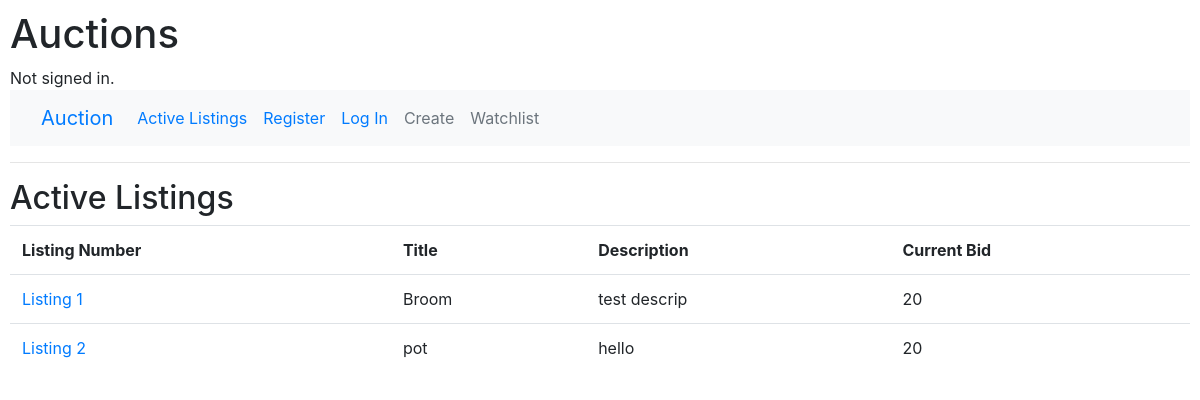
The app's page /, older data.
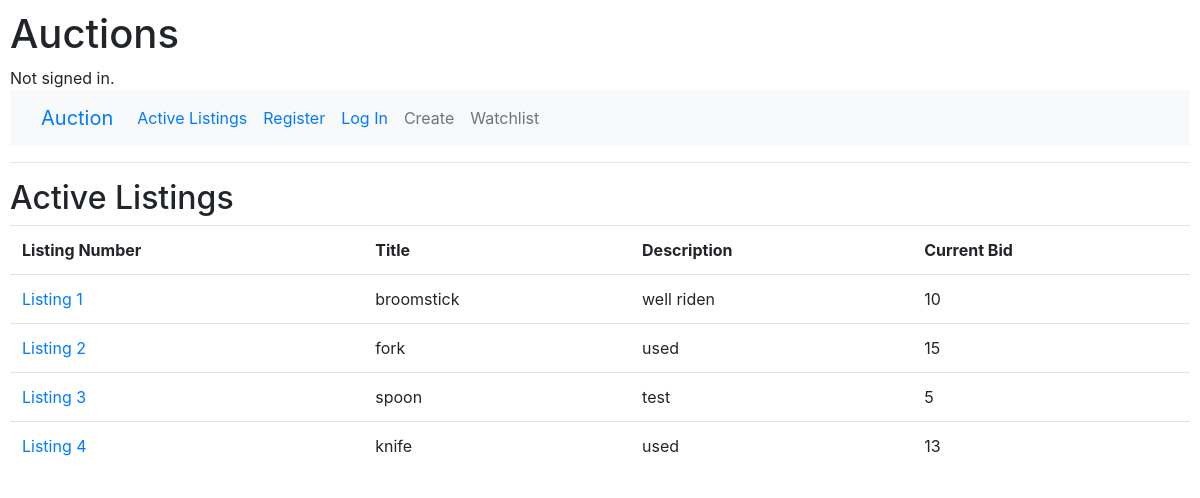
The same page, newer data.
### auctions/models.py (models this page shows)
class Listing(models.Model):
    title = models.CharField(max_length=64)
    description = models.CharField(max_length=256)
    starting_bid = models.IntegerField()
    photo = models.URLField(blank=True)
    creator = models.ForeignKey(User, on_delete=models.CASCADE, blank=False, related_name="listings", default="")
    active = models.BooleanField(default=True)

### auctions/views.py (the view)
# urls.py: path("", views.index, name="index"),
def index(request):
    return render(request, "auctions/index.html", {
        "listings": Listing.objects.all()
    })

### auctions/templates/auctions/index.html
{% extends "auctions/layout.html" %}
{% block body %}
    <h2>Active Listings</h2>
    <table class="table">
        <tr>
            <th>Listing Number</th>
            <th>Title</th>
            <th>Description</th>
            <th>Current Bid</th>
        </tr>
        {% for listing in listings %}
            <tr>
                <td><a href="{% url 'listing' listing.id %}">Listing {{ listing.id }}</a></td>
                <td>{{ listing.title }}</td>
                <td>{{ listing.description }}</td>
                <td>{{ listing.starting_bid }}</td>
            </tr>
        {% endfor %}
    </table>
{% endblock %}

Row changes from the older to the newer data that the page shows:
changed Listing id 1: title "Broom" → "broomstick"; description "test descrip" → "well riden"; starting_bid "20" → "10"
changed Listing id 2: title "pot" → "fork"; description "hello" → "used"; starting_bid "20" → "15"
added Listing: id "3", title "spoon", description "test", starting_bid "5"
added Listing: id "4", title "knife", description "used", starting_bid "13"
